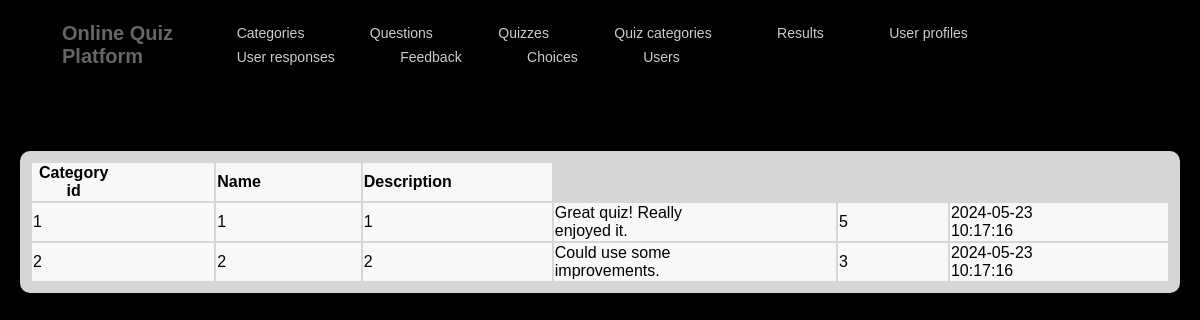
Page /feedback.php on the committed database.
### tables this page shows
CREATE TABLE `feedback` (
  `feedback_id` int(11) NOT NULL,
  `user_id` int(11) DEFAULT NULL,
  `quiz_id` int(11) DEFAULT NULL,
  `comments` text DEFAULT NULL,
  `rating` int(11) DEFAULT NULL CHECK (`rating` >= 1 and `rating` <= 5),
  `submitted_at` timestamp NOT NULL DEFAULT current_timestamp()
);

### feedback.php (the view, shortened to what this page needs)
<!DOCTYPE html>
<html lang="en">
<head>
    <link rel="stylesheet" href="style.css">
</head>
<header>
        <nav>
            <div class="vertical-container">
                <div class="logo">
                    <p>Online Quiz Platform</p>
                </div>
            </div>
            <ul>
                <div class="vertical-container">
				<li><a href="index.php">Categories</a></li>
                    <li><a href="questions.php">Questions</a></li>
					<li><a href="quizzes.php">Quizzes</a></li>
                    <li><a href="quizcategories.php">Quiz categories </a></li>
                    <li><a href="results.php">Results</a></li>
                    <li><a href="userprofiles.php">User profiles</a></li>
                    <li><a href="userresponses.php">User responses</a></li>
                    <li><a href="feedback.php">Feedback</a></li>
                    <li><a href="choices.php">Choices</a></li>
                    <li><a href="users.php">Users</a></li>
            </ul>
        </nav>
    </header>
    <section>
		<h4><center>categories</center></h4>
		<div class="container">
		<table>
        <center>
			<thead>
				<tr>
				    <th>Category id</th>
				    <th>Name</th>
					<th>Description</th>
				</tr>
			</thead>
			<tbody>
				<?php
				$conn = mysqli_connect("localhost", "root", "", "online_quiz_platform");
				$sql = "SELECT * FROM feedback";
				$result = mysqli_query($conn, $sql);
				if (mysqli_num_rows($result) > 0) {
					while($row = mysqli_fetch_assoc($result)) {
						echo "<tr>";
						echo "<td>" . $row["feedback_id"] . "</td>";
						echo "<td>" . $row["user_id"] . "</td>";
						echo "<td>" . $row["quiz_id"] . "</td>";
						echo "<td>" . $row["comments"] . "</td>";
						echo "<td>" . $row["rating"] . "</td>";
						echo "<td>" . $row["submitted_at"] . "</td>";
						echo "</tr>";
					}
				} else {
					echo "<tr><td colspan='6'>No data available</td></tr>";
				}
				?>
			</tbody>
			</div>
</body>
</html>

### style.css (style rules this page uses)
p { color: #666; }
header { background-color: rgba(0, 0, 0, 0); padding: 2px; }
nav { display: flex; justify-content: space-between; align-items: center; margin-right: 20px; margin-left: 40px; padding: 0 20px; }
nav ul { list-style: none; margin: 0; padding: 0; }
nav li { display: inline-block; margin-right: 1px; padding: 3px 30px; position: relative; }
nav a { text-decoration: none; color: rgba(255, 255, 255, 0.8); font-size: 14px; }
nav li::after { content: ''; height: 3px; width: 0; background: #20dbbc; position: absolute; left: 0; bottom: -3px; transition: width 0.3s; }
.logo { font-size: 20px; color: rgb(6, 6, 6); font-weight: bold; }
th, td { padding-right: 100px; background-color: rgba(255, 255, 255, 0.84); }
.container { background-color: rgba(255, 255, 255, 0.84); padding: 10px; margin: 20px; border-radius: 10px; backdrop-filter: blur(3px); overflow: auto; transition: background-color 0.2s ease; }

### rows in the picture
feedback: feedback_id "1", user "1", quiz "1", comments "Great quiz! Really enjoyed it.", rating "5", submitted_at "2024-05-23 10:17:16"
feedback: feedback_id "2", user "2", quiz "2", comments "Could use some improvements.", rating "3", submitted_at "2024-05-23 10:17:16"
